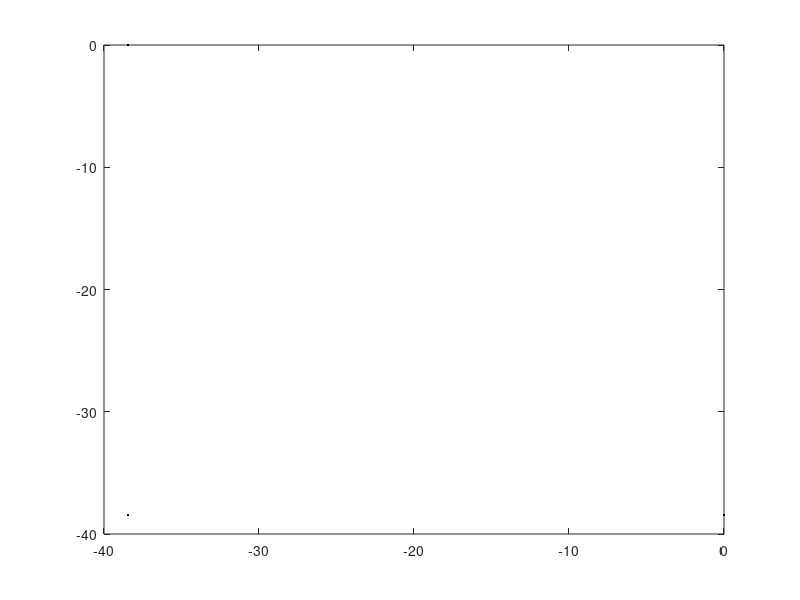

Source code (MATLAB): (Note: this script raises an error after producing the figure.)

iter = 10 ;
E = zeros(iter, 1) ;

slope = -1.5 ;

x = 1 ;



for i = 2:iter
    x_prev = x ;
    x      = slope*x_prev ;
    x_next = slope*x ;
    
    E(i) = (x_next-x)^2 + (x_prev-x)*(x_next-x) ;
    
end

E


figure()
box on
hold on
plot(x, x, 'color', [0 0 0])
plot(zeros(size(x)), x, 'color', [0 0 0])
plot(x, zeros(size(x)), 'color', [0 0 0])
plot(x, W'*tanh(x)+b, 'color', [0 0 1], 'linewidth', 1)
plot(patterns, patterns, 'rx')
hold off
title(strcat('eta = ', num2str(eta),', gamma = ', num2str(gamma) ))